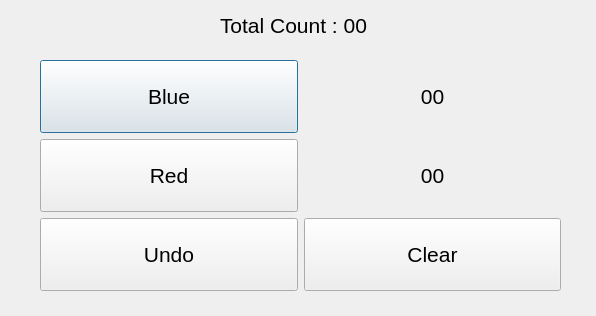
<?xml version="1.0" encoding="UTF-8"?>
<ui version="4.0">
 <class>Dialog</class>
 <widget class="QDialog" name="Dialog">
  <property name="geometry">
   <rect>
    <x>0</x>
    <y>0</y>
    <width>596</width>
    <height>316</height>
   </rect>
  </property>
  <property name="windowTitle">
   <string>Dialog</string>
  </property>
  <widget class="QWidget" name="horizontalLayoutWidget_2">
   <property name="geometry">
    <rect>
     <x>40</x>
     <y>60</y>
     <width>521</width>
     <height>231</height>
    </rect>
   </property>
   <property name="font">
    <font>
     <pointsize>16</pointsize>
    </font>
   </property>
   <layout class="QHBoxLayout" name="horizontalLayout_2">
    <item>
     <layout class="QVBoxLayout" name="verticalLayout">
      <item>
       <widget class="QPushButton" name="btn_blue">
        <property name="sizePolicy">
         <sizepolicy hsizetype="Minimum" vsizetype="Minimum">
          <horstretch>0</horstretch>
          <verstretch>0</verstretch>
         </sizepolicy>
        </property>
        <property name="font">
         <font>
          <pointsize>16</pointsize>
         </font>
        </property>
        <property name="text">
         <string>Blue</string>
        </property>
       </widget>
      </item>
      <item>
       <widget class="QPushButton" name="btn_red">
        <property name="sizePolicy">
         <sizepolicy hsizetype="Minimum" vsizetype="Minimum">
          <horstretch>0</horstretch>
          <verstretch>0</verstretch>
         </sizepolicy>
        </property>
        <property name="font">
         <font>
          <pointsize>16</pointsize>
         </font>
        </property>
        <property name="text">
         <string>Red</string>
        </property>
       </widget>
      </item>
      <item>
       <widget class="QPushButton" name="btn_undo">
        <property name="sizePolicy">
         <sizepolicy hsizetype="Minimum" vsizetype="Minimum">
          <horstretch>0</horstretch>
          <verstretch>0</verstretch>
         </sizepolicy>
        </property>
        <property name="font">
         <font>
          <pointsize>16</pointsize>
         </font>
        </property>
        <property name="text">
         <string>Undo</string>
        </property>
       </widget>
      </item>
     </layout>
    </item>
    <item>
     <layout class="QVBoxLayout" name="verticalLayout_2">
      <item>
       <widget class="QLabel" name="label_1">
        <property name="sizePolicy">
         <sizepolicy hsizetype="Minimum" vsizetype="Minimum">
          <horstretch>0</horstretch>
          <verstretch>0</verstretch>
         </sizepolicy>
        </property>
        <property name="font">
         <font>
          <pointsize>16</pointsize>
         </font>
        </property>
        <property name="text">
         <string>00</string>
        </property>
        <property name="alignment">
         <set>Qt::AlignCenter</set>
        </property>
       </widget>
      </item>
      <item>
       <widget class="QLabel" name="label_2">
        <property name="sizePolicy">
         <sizepolicy hsizetype="Minimum" vsizetype="Minimum">
          <horstretch>0</horstretch>
          <verstretch>0</verstretch>
         </sizepolicy>
        </property>
        <property name="font">
         <font>
          <pointsize>16</pointsize>
         </font>
        </property>
        <property name="text">
         <string>00</string>
        </property>
        <property name="alignment">
         <set>Qt::AlignCenter</set>
        </property>
       </widget>
      </item>
      <item>
       <widget class="QPushButton" name="btn_clear">
        <property name="sizePolicy">
         <sizepolicy hsizetype="Minimum" vsizetype="Minimum">
          <horstretch>0</horstretch>
          <verstretch>0</verstretch>
         </sizepolicy>
        </property>
        <property name="font">
         <font>
          <pointsize>16</pointsize>
         </font>
        </property>
        <property name="text">
         <string>Clear</string>
        </property>
       </widget>
      </item>
     </layout>
    </item>
   </layout>
  </widget>
  <widget class="QLabel" name="label_3">
   <property name="geometry">
    <rect>
     <x>220</x>
     <y>10</y>
     <width>201</width>
     <height>31</height>
    </rect>
   </property>
   <property name="sizePolicy">
    <sizepolicy hsizetype="Minimum" vsizetype="Minimum">
     <horstretch>0</horstretch>
     <verstretch>0</verstretch>
    </sizepolicy>
   </property>
   <property name="font">
    <font>
     <pointsize>16</pointsize>
    </font>
   </property>
   <property name="text">
    <string>Total Count : 00</string>
   </property>
  </widget>
 </widget>
 <resources/>
 <connections/>
</ui>
